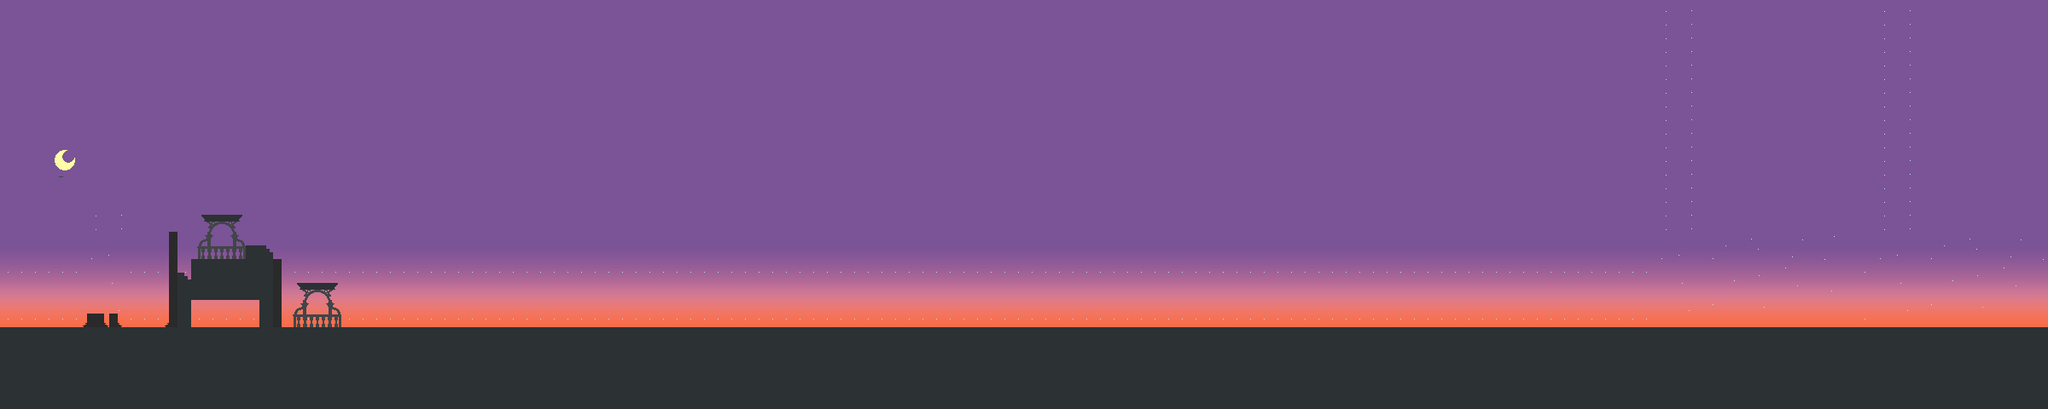

A 2D game scene composited from a Tiled map and its tileset images. What follows is a short description and the map's XML, with each tile layer's data collapsed to a summary:
An orthogonal 150x30 tile map with 16x16 px tiles, 2 tile layers (Camada de Tiles 1, Camada de Tiles 2), 3 tilesets.

<map version="1.0" tiledversion="1.1.4" orientation="orthogonal" renderorder="left-up" width="150" height="30" tilewidth="16" tileheight="16" infinite="0" nextobjectid="1">
 <tileset firstgid="1" source="tileset_32.tsx" />
 <tileset firstgid="105" name="background_32" tilewidth="480" tileheight="128" tilecount="6" columns="0">
  <grid orientation="orthogonal" width="1" height="1" />
  <tile id="3">
   <image width="480" height="128" source="background_32.png" />
  </tile>
  <tile id="4">
   <image width="160" height="48" source="churches.png" />
  </tile>
  <tile id="5">
   <image width="160" height="128" source="min.png" />
  </tile>
  <tile id="6">
   <image width="128" height="128" source="mininicular.png" />
  </tile>
  <tile id="7">
   <image width="216" height="128" source="tileset_32.png" />
  </tile>
  <tile id="8">
   <image width="152" height="64" source="ts_32_expansion.png" />
  </tile>
 </tileset>
 <tileset firstgid="114" source="churches.tsx" />
 <layer name="Camada de Tiles 1" width="150" height="30">
  <data>[4500 cells, 2957 non-empty, 6 distinct tile ids]</data>
 </layer>
 <layer name="Camada de Tiles 2" width="150" height="30">
  <data>[4500 cells, 74 non-empty, 26 distinct tile ids]</data>
 </layer>
</map>
